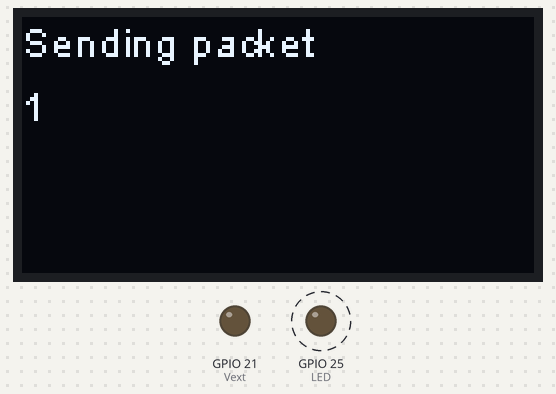
Simulated run of this sketch. Board: ESP8266 (NodeMCU). On the bench: 128×64 one-colour display, output pins drawn as LEDs (lit = HIGH). Dashed ring = blinking. No radio packets arrive unless stated.

Above: at 1.6 s.
At 7.9 s:
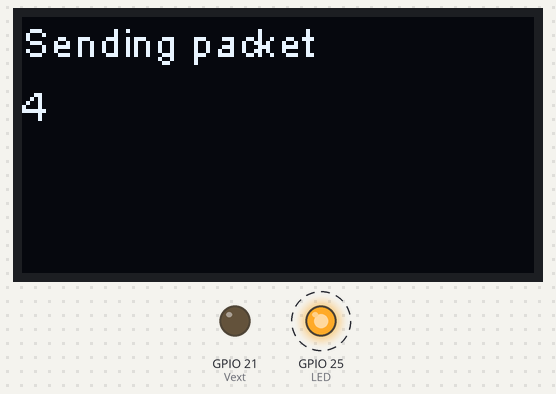
At 16.2 s:
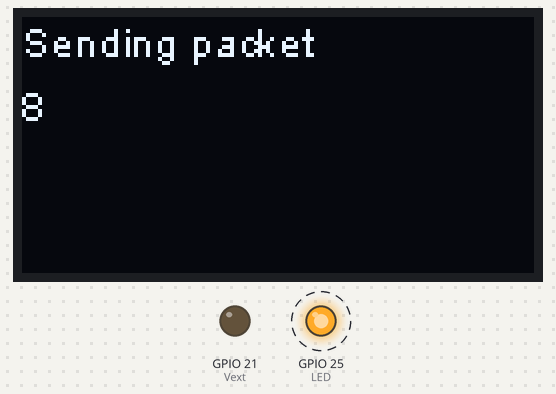
At 32.8 s:
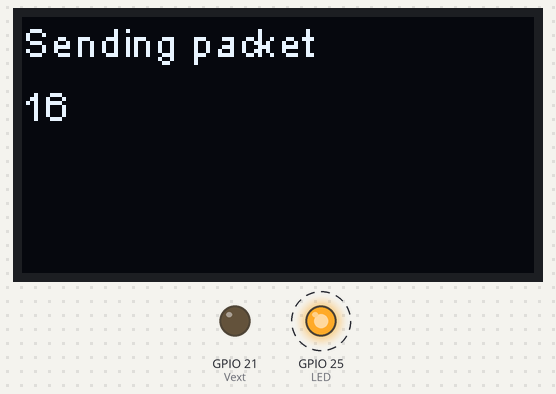
Timing chart, 0 to 40.0 s (numbered marks = the images above):
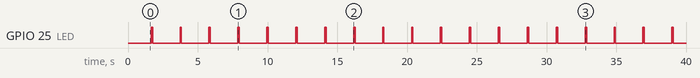

Measured:
- by itself, GPIO 25 (LED): alternates HIGH for 0.10 s and LOW for 2.0 s
- what the display in image 0 shows lasts 2.1 s, from 1.6 s to 3.7 s

The sketch:

Heltec_WIFI_LoRa_32_Sender.ino
```cpp
#include <SPI.h>
#include <LoRa.h>
#include <SSD1306.h>

// Pin definition of WIFI LoRa 32
#define SCK     5    // GPIO5  -- SX127x's SCK
#define MISO    19   // GPIO19 -- SX127x's MISO
#define MOSI    27   // GPIO27 -- SX127x's MOSI
#define SS      18   // GPIO18 -- SX127x's CS
#define RST     14   // GPIO14 -- SX127x's RESET
#define DI0     26   // GPIO26 -- SX127x's IRQ(Interrupt Request)
#define BAND    868.1E6

// Defintions for OLED
#define SDA     4    // GPIO4  -- SX127x's SDA
#define SCL     15   // GPIO15 -- SX127X's SCL
#define RST_LED 16   // GPIO16 -- OLED reset pin
#define Vext    21

// Definitions for LED
#define LED     25   // GPIO25 -- LED Light pin

SSD1306  display(0x3c, SDA, SCL, RST_LED);
int counter = 0;

void setup() {
  pinMode(Vext, OUTPUT);
  digitalWrite(Vext, LOW);    // set GPIO16 low to reset OLED
  delay(50);
  display.init();
  display.flipScreenVertically();
  display.setFont(ArialMT_Plain_10);
  delay(1500);

  // Enable output to LED
  pinMode(LED, OUTPUT);

  SPI.begin(SCK, MISO, MOSI, SS);
  LoRa.setPins(SS, RST, DI0);

  if (!LoRa.begin(BAND)) {
    while (1);
  }
}

void loop() {
  display.clear();
  display.setTextAlignment(TEXT_ALIGN_LEFT);
  display.setFont(ArialMT_Plain_10);
  display.drawString(0, 0, "Sending packet");
  display.drawString(0, 16, String(++counter));
  display.display();
  // send packet
  LoRa.beginPacket();
  LoRa.print("hello ");
  LoRa.print(counter);
  LoRa.endPacket();
  // blink
  digitalWrite(LED, HIGH);
  delay(100);
  digitalWrite(LED, LOW);
  delay(1900);
}
```
